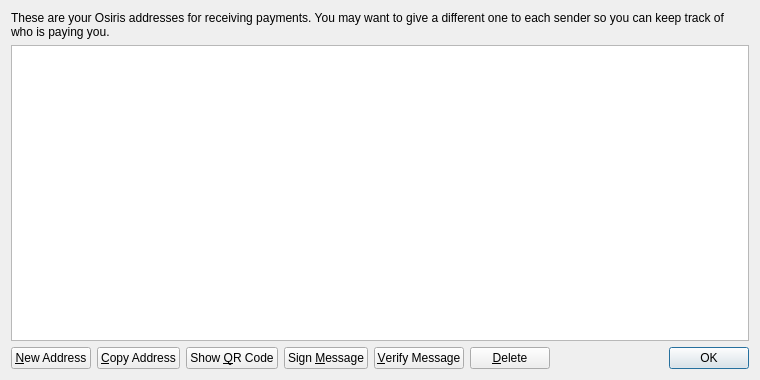
<?xml version="1.0" encoding="UTF-8"?>
<ui version="4.0">
 <class>AddressBookPage</class>
 <widget class="QWidget" name="AddressBookPage">
  <property name="geometry">
   <rect>
    <x>0</x>
    <y>0</y>
    <width>760</width>
    <height>380</height>
   </rect>
  </property>
  <property name="windowTitle">
   <string>Address Book</string>
  </property>
  <layout class="QVBoxLayout" name="verticalLayout">
   <item>
    <widget class="QLabel" name="labelExplanation">
     <property name="text">
      <string>These are your Osiris addresses for receiving payments. You may want to give a different one to each sender so you can keep track of who is paying you.</string>
     </property>
     <property name="textFormat">
      <enum>Qt::PlainText</enum>
     </property>
     <property name="wordWrap">
      <bool>true</bool>
     </property>
    </widget>
   </item>
   <item>
    <widget class="QTableView" name="tableView">
     <property name="contextMenuPolicy">
      <enum>Qt::CustomContextMenu</enum>
     </property>
     <property name="toolTip">
      <string>Double-click to edit address or label</string>
     </property>
     <property name="tabKeyNavigation">
      <bool>false</bool>
     </property>
     <property name="selectionMode">
      <enum>QAbstractItemView::SingleSelection</enum>
     </property>
     <property name="selectionBehavior">
      <enum>QAbstractItemView::SelectRows</enum>
     </property>
     <property name="sortingEnabled">
      <bool>true</bool>
     </property>
     <attribute name="verticalHeaderVisible">
      <bool>false</bool>
     </attribute>
    </widget>
   </item>
   <item>
    <layout class="QHBoxLayout" name="horizontalLayout">
     <item>
      <widget class="QPushButton" name="newAddressButton">
       <property name="toolTip">
        <string>Create a new address</string>
       </property>
       <property name="text">
        <string>&amp;New Address</string>
       </property>
      </widget>
     </item>
     <item>
      <widget class="QPushButton" name="copyToClipboard">
       <property name="toolTip">
        <string>Copy the currently selected address to the system clipboard</string>
       </property>
       <property name="text">
        <string>&amp;Copy Address</string>
       </property>
      </widget>
     </item>
     <item>
      <widget class="QPushButton" name="showQRCode">
       <property name="text">
        <string>Show &amp;QR Code</string>
       </property>
      </widget>
     </item>
     <item>
      <widget class="QPushButton" name="signMessage">
       <property name="toolTip">
        <string>Sign a message to prove you own a Osiris address</string>
       </property>
       <property name="text">
        <string>Sign &amp;Message</string>
       </property>
      </widget>
     </item>
     <item>
      <widget class="QPushButton" name="verifyMessage">
       <property name="toolTip">
        <string>Verify a message to ensure it was signed with a specified Osiris address</string>
       </property>
       <property name="text">
        <string>&amp;Verify Message</string>
       </property>
      </widget>
     </item>
     <item>
      <widget class="QPushButton" name="deleteButton">
       <property name="toolTip">
        <string>Delete the currently selected address from the list</string>
       </property>
       <property name="text">
        <string>&amp;Delete</string>
       </property>
      </widget>
     </item>
     <item>
      <spacer name="horizontalSpacer">
       <property name="orientation">
        <enum>Qt::Horizontal</enum>
       </property>
       <property name="sizeHint" stdset="0">
        <size>
         <width>40</width>
         <height>20</height>
        </size>
       </property>
      </spacer>
     </item>
     <item>
      <widget class="QDialogButtonBox" name="buttonBox">
       <property name="sizePolicy">
        <sizepolicy hsizetype="Maximum" vsizetype="Fixed">
         <horstretch>0</horstretch>
         <verstretch>0</verstretch>
        </sizepolicy>
       </property>
       <property name="standardButtons">
        <set>QDialogButtonBox::Ok</set>
       </property>
      </widget>
     </item>
    </layout>
   </item>
  </layout>
 </widget>
 <resources>
  <include location="../bitcoin.qrc"/>
 </resources>
 <connections/>
</ui>
